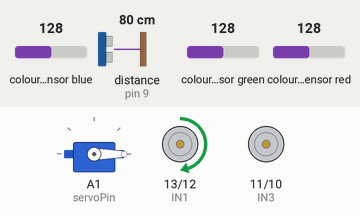
A sketch run on a simulated Arduino Uno, built with avr-gcc and run on an emulated ATmega328P. Shown: servo, motor-driver pin pairs drawn as motors (green arrow = first pin HIGH = forward, orange = second pin HIGH = backward, longer = more drive, scaled by the enable pin). Wiring (inferred from the names in the program): ultrasonic range finder: trigger pin 8; echo pin 9. Inputs (shaded band) come from the test bench; at power-on: distance to the obstacle (sensor on pin 9) 80 cm, colour sensor green 128, colour sensor red 128, colour sensor blue 128. The echo pulse lasts 58.3 µs per cm; what the sketch prints to the serial monitor is not drawn.

Above: at 1.2 s.
1.3 s: distance to the obstacle (sensor on pin 9) set to 18 cm
2.8 s: distance to the obstacle (sensor on pin 9) set to 14 cm
At 4.0 s:
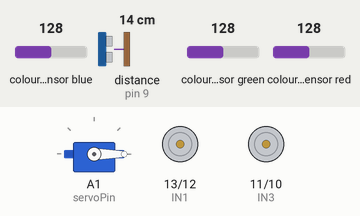
4.3 s: distance to the obstacle (sensor on pin 9) set to 35 cm
At 5.3 s:
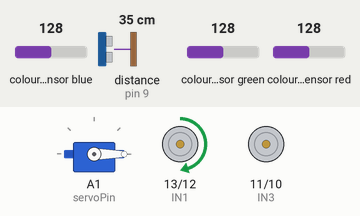
6.3 s: colour sensor green set to 161
7.8 s: colour sensor green set to 169
At 8.6 s:
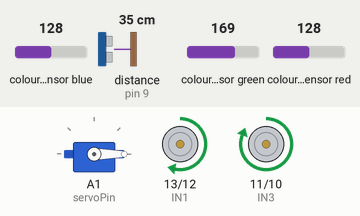
9.4 s: colour sensor red set to 132
10.9 s: colour sensor red set to 138
At 11.6 s:
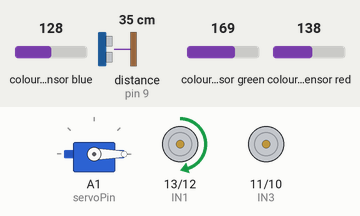
Timing chart, 0 to 13.5 s (numbered marks = the images above; inputs shaded):
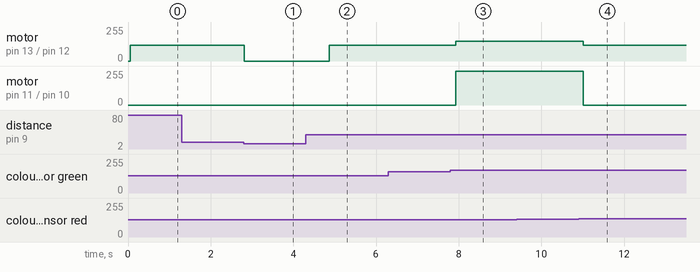

The sketch:

bola.ino
```cpp
#include <Adafruit_TCS34725.h>
#include <Servo.h>

// --- Sensor de color (TCS34725) ---
Adafruit_TCS34725 tcs = Adafruit_TCS34725(TCS34725_INTEGRATIONTIME_600MS, TCS34725_GAIN_4X);

// --- Sensor ultrasónico HC-SR04 ---
#define TRIG 8
#define ECHO 9

// --- Motores (puente H L298N) ---
#define ENA 5
#define IN1 13
#define IN2 12
#define IN3 11
#define IN4 10
#define ENB 4

// --- Servo ---
Servo servoGarra;
int servoPin = A1;
int servoPos = 0; // posición actual del servo

// --- Variables de control ---
float distancia = 0;

// ------------------ SETUP ------------------
void setup() {
  Serial.begin(9600);

  // Motores
  pinMode(ENA, OUTPUT);
  pinMode(IN1, OUTPUT);
  pinMode(IN2, OUTPUT);
  pinMode(IN3, OUTPUT);
  pinMode(IN4, OUTPUT);
  pinMode(ENB, OUTPUT);

  // Ultrasónico
  pinMode(TRIG, OUTPUT);
  pinMode(ECHO, INPUT);

  // Servo
  servoGarra.attach(servoPin);
  servoGarra.write(servoPos);

  // Sensor de color
  if (tcs.begin()) {
    Serial.println("Sensor TCS34725 detectado.");
  } else {
    Serial.println("⚠️ No se detecta el sensor de color.");
    while (1);
  }

  detener();
}

// ------------------ LOOP ------------------
void loop() {
  // Leer distancia
  distancia = medirDistancia();

  // Si hay un obstáculo cerca
  if (distancia > 0 && distancia < 15) {
    detener();
    Serial.println("🛑 Obstáculo detectado. Esperando...");
    delay(2000);
    return; // vuelve al loop
  }

  // Leer color
  String color = detectarColor();
  Serial.print("Color detectado: ");
  Serial.println(color);

  // --- Acciones según color ---
  if (color == "verde") {
    Serial.println("➡️ Avanzar");
    avanzar(150);
  }
  else if (color == "celeste") {
    if (servoPos == 1) {
      servoPos = 0;
      servoGarra.write(0);
      Serial.println("🔵 Celeste: servo movido a 0");
    }
  }
  else if (color == "amarillo") {
    if (servoPos != 0) {
      servoPos = 0;
      servoGarra.write(0);
      Serial.println("🟡 Amarillo: servo ajustado a 0");
    }
    retroceder(150);
    delay(800);
    avanzar(200);
    delay(800);
    detener();
  }
  else {
    // Si no detecta color, sigue avanzando
    avanzar(120);
  }

  delay(200);
}

// ------------------ FUNCIONES ------------------

// --- Motor adelante ---
void avanzar(int vel) {
  digitalWrite(IN1, HIGH);
  digitalWrite(IN2, LOW);
  digitalWrite(IN3, HIGH);
  digitalWrite(IN4, LOW);
  analogWrite(ENA, vel);
  analogWrite(ENB, vel);
}

// --- Motor atrás ---
void retroceder(int vel) {
  digitalWrite(IN1, LOW);
  digitalWrite(IN2, HIGH);
  digitalWrite(IN3, LOW);
  digitalWrite(IN4, HIGH);
  analogWrite(ENA, vel);
  analogWrite(ENB, vel);
}

// --- Detener ---
void detener() {
  digitalWrite(IN1, LOW);
  digitalWrite(IN2, LOW);
  digitalWrite(IN3, LOW);
  digitalWrite(IN4, LOW);
  analogWrite(ENA, 0);
  analogWrite(ENB, 0);
}

// --- Medir distancia con HC-SR04 ---
float medirDistancia() {
  digitalWrite(TRIG, LOW);
  delayMicroseconds(2);
  digitalWrite(TRIG, HIGH);
  delayMicroseconds(10);
  digitalWrite(TRIG, LOW);

  long duracion = pulseIn(ECHO, HIGH, 25000);
  float d = duracion * 0.034 / 2.0;
  return d;
}

// --- Detectar color ---
String detectarColor() {
  uint16_t r, g, b, c;
  tcs.getRawData(&r, &g, &b, &c);

  float R = (float)r / (float)c * 256.0;
  float G = (float)g / (float)c * 256.0;
  float B = (float)b / (float)c * 256.0;

  // Imprimir valores
  Serial.print("R: "); Serial.print(R);
  Serial.print(" G: "); Serial.print(G);
  Serial.print(" B: "); Serial.println(B);

  // --- Clasificación por color ---
  if (G > R && G > B && G > 100) return "verde";
  if (B > R && G > 100 && B > 120) return "celeste";
  if (R > G && R > B && G > 80 && B < 100) return "amarillo";

  return "desconocido";
}
```

Measured:
- the behaviour switches between 16 and 15 cm on distance to the obstacle (sensor on pin 9) (found by bisection; images 0 and 1)
- the behaviour switches between 164 and 165 on colour sensor green (found by bisection; images 2 and 3)
- the behaviour switches between 135 and 136 on colour sensor red (found by bisection; images 3 and 4)
- after the input at 1.3 s, every drawn part: stays the same
- after the input at 2.8 s, motor on pin 13 (IN1) / pin 12 (IN2): forward 120/255 → stopped at once
- after the input at 4.3 s, motor on pin 13 (IN1) / pin 12 (IN2): stopped → forward 120/255 after 0.57 s
- after the input at 6.3 s, every drawn part: stays the same
- after the input at 7.8 s, motor on pin 13 (IN1) / pin 12 (IN2): forward 120/255 → forward 150/255 after 0.13 s; motor on pin 11 (IN3) / pin 10 (IN4): stopped → forward 255/255 after 0.13 s
- after the input at 9.4 s, every drawn part: stays the same
- after the input at 10.9 s, motor on pin 13 (IN1) / pin 12 (IN2): forward 150/255 → forward 120/255 after 0.11 s; motor on pin 11 (IN3) / pin 10 (IN4): forward 255/255 → stopped after 0.11 s
